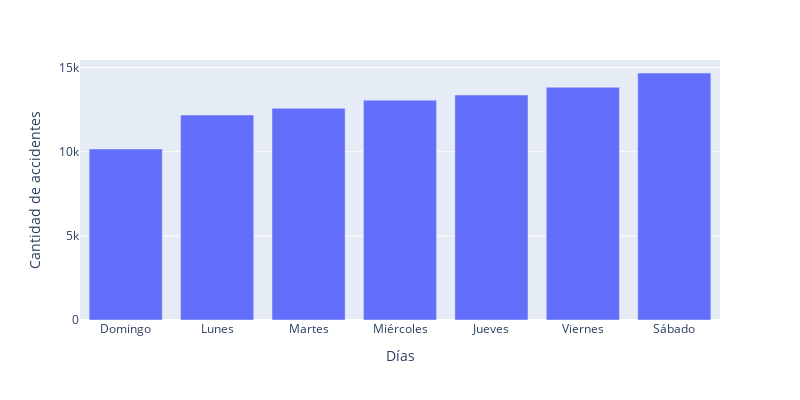

Write notebook code for a chart like this one.
### Markdown cell above
# Graphs

### Code cell
fig = px.bar(x = ["Domingo","Lunes","Martes","Miércoles","Jueves","Viernes","Sábado"],y= accidents["day_of_week"].value_counts()[::-1],
            width=800, height=400,
            labels = dict(x = "Días",y="Cantidad de accidentes"))
fig.show()

### Figure 1 — Plotly figure (JSON) as saved in the notebook; plotly's stock layout.template omitted (floating-point values rounded to 4 significant figures)
{"data": [{"alignmentgroup": "True", "hovertemplate": "Días=%{x}<br>Cantidad de accidentes=%{y}<extra></extra>", "legendgroup": "", "marker": {"color": "#636efa", "pattern": {"shape": ""}}, "name": "", "offsetgroup": "", "orientation": "v", "showlegend": false, "textposition": "auto", "type": "bar", "x": ["Domingo", "Lunes", "Martes", "Miércoles", "Jueves", "Viernes", "Sábado"], "xaxis": "x", "y": [10166, 12181, 12580, 13065, 13375, 13834, 14680], "yaxis": "y"}], "layout": {"barmode": "relative", "height": 400, "legend": {"tracegroupgap": 0}, "margin": {"t": 60}, "width": 800, "xaxis": {"anchor": "y", "domain": [0, 1], "title": {"text": "Días"}}, "yaxis": {"anchor": "x", "domain": [0, 1], "title": {"text": "Cantidad de accidentes"}}}}
